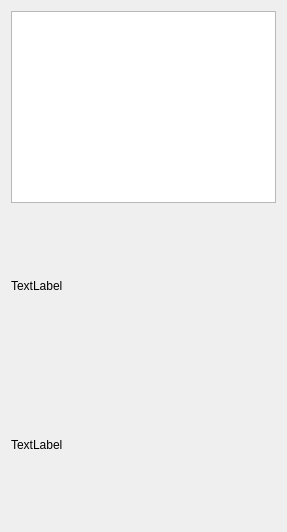
<?xml version="1.0" encoding="UTF-8"?>
<ui version="4.0">
 <class>Form</class>
 <widget class="QWidget" name="Form">
  <property name="geometry">
   <rect>
    <x>0</x>
    <y>0</y>
    <width>285</width>
    <height>532</height>
   </rect>
  </property>
  <property name="sizePolicy">
   <sizepolicy hsizetype="Expanding" vsizetype="Expanding">
    <horstretch>0</horstretch>
    <verstretch>0</verstretch>
   </sizepolicy>
  </property>
  <property name="windowTitle">
   <string>WQA_Information</string>
  </property>
  <layout class="QVBoxLayout" name="verticalLayout_2">
   <item>
    <layout class="QVBoxLayout" name="verticalLayout">
     <item>
      <widget class="QListWidget" name="listWidget">
       <property name="minimumSize">
        <size>
         <width>250</width>
         <height>150</height>
        </size>
       </property>
      </widget>
     </item>
     <item>
      <widget class="QLabel" name="label">
       <property name="sizePolicy">
        <sizepolicy hsizetype="Expanding" vsizetype="MinimumExpanding">
         <horstretch>0</horstretch>
         <verstretch>0</verstretch>
        </sizepolicy>
       </property>
       <property name="minimumSize">
        <size>
         <width>265</width>
         <height>150</height>
        </size>
       </property>
       <property name="text">
        <string>TextLabel</string>
       </property>
      </widget>
     </item>
     <item>
      <widget class="QLabel" name="label_2">
       <property name="sizePolicy">
        <sizepolicy hsizetype="Expanding" vsizetype="Expanding">
         <horstretch>0</horstretch>
         <verstretch>0</verstretch>
        </sizepolicy>
       </property>
       <property name="minimumSize">
        <size>
         <width>265</width>
         <height>150</height>
        </size>
       </property>
       <property name="text">
        <string>TextLabel</string>
       </property>
      </widget>
     </item>
    </layout>
   </item>
  </layout>
 </widget>
 <resources/>
 <connections>
  <connection>
   <sender>Form</sender>
   <signal>destroyed()</signal>
   <receiver>label</receiver>
   <slot>clear()</slot>
   <hints>
    <hint type="sourcelabel">
     <x>142</x>
     <y>265</y>
    </hint>
    <hint type="destinationlabel">
     <x>142</x>
     <y>284</y>
    </hint>
   </hints>
  </connection>
 </connections>
</ui>
